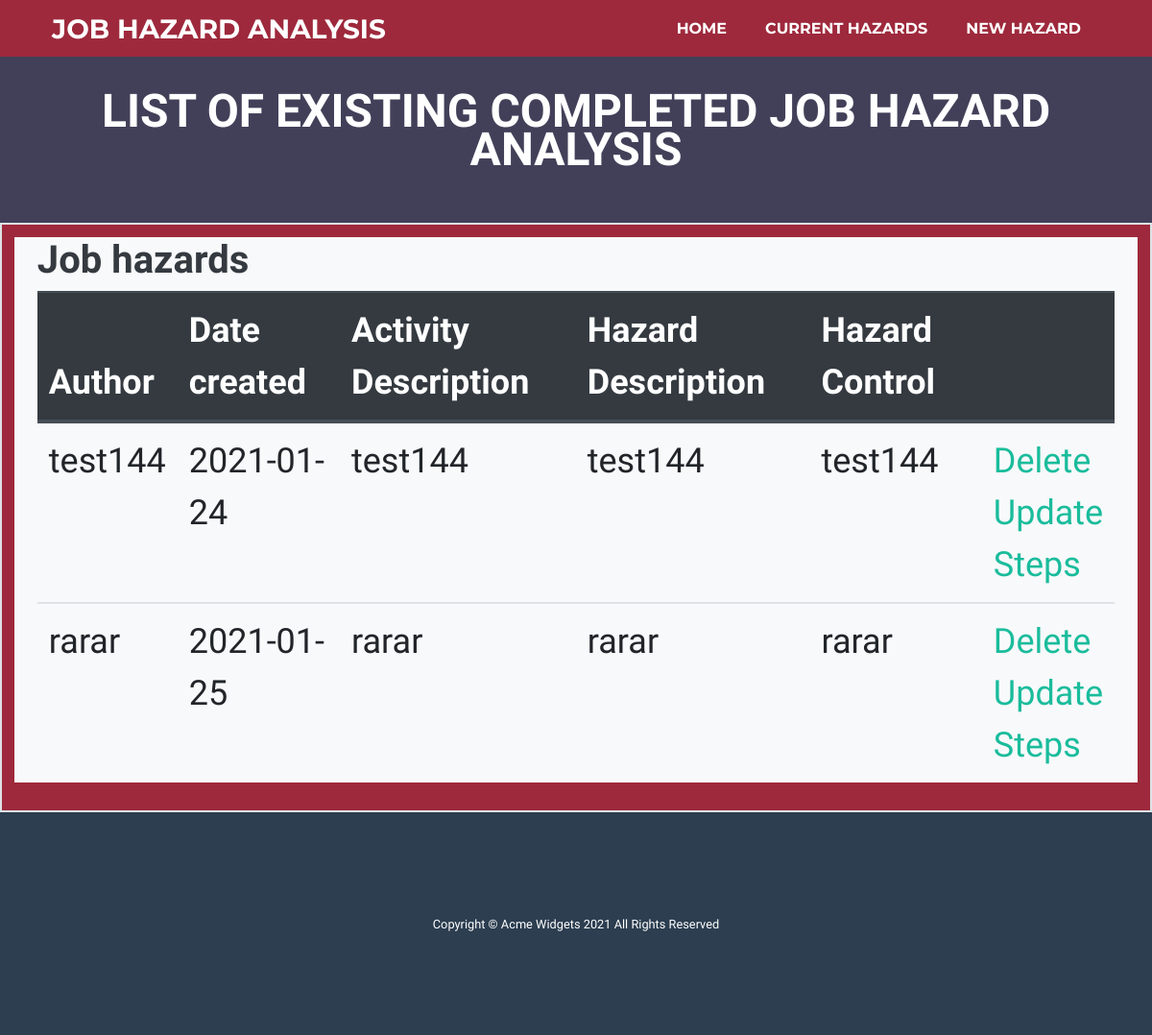
/hazardList, run on an earlier commit of the app's database.
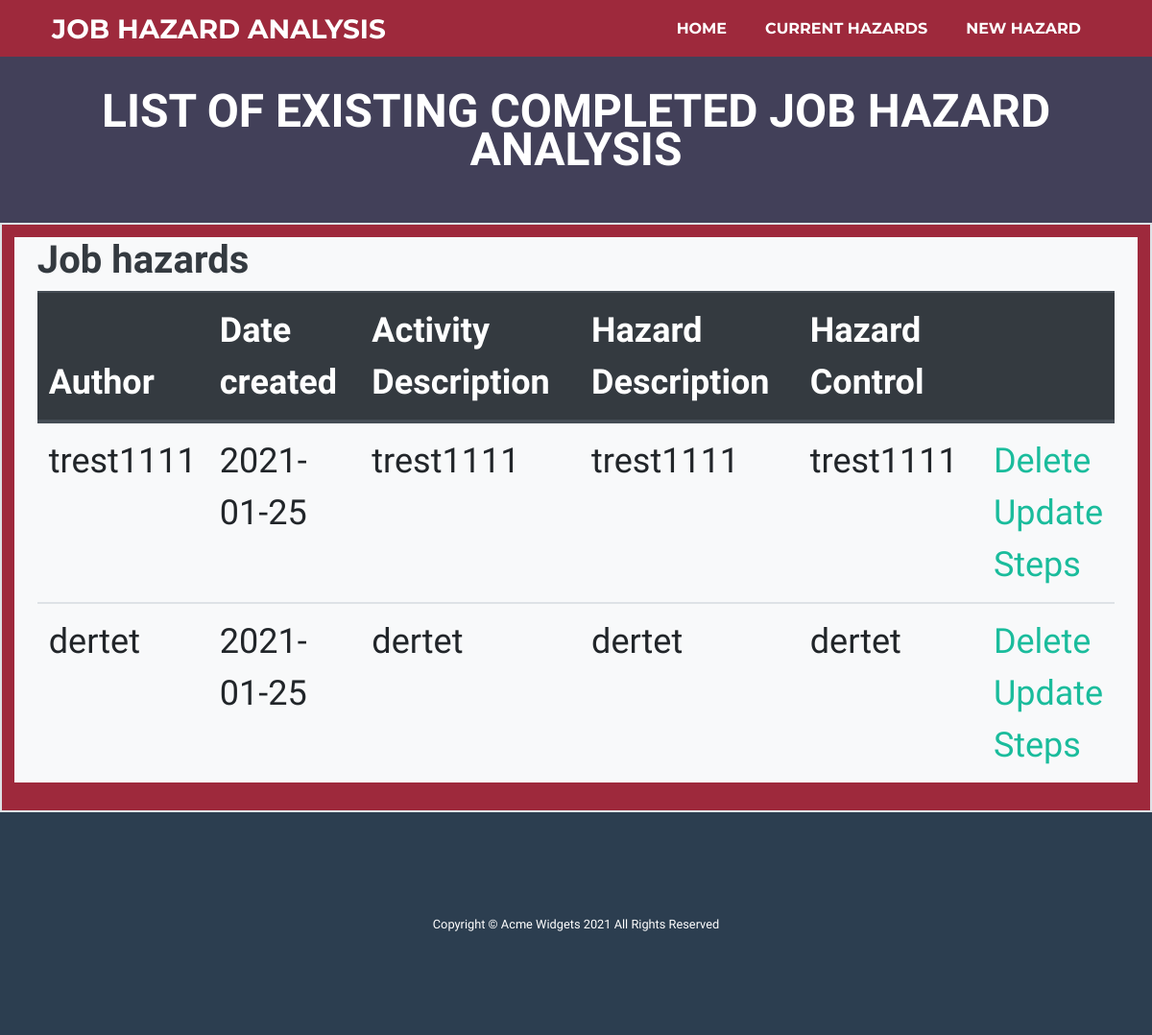
And on a later commit of the database.
### app.py (models this page shows, shortened)
class Jha(db.Model): #replace nullable = false on last few fields
    JHAid = db.Column(db.Integer, primary_key=True)
    author = db.Column(db.String(50))
    date_created = db.Column(db.DateTime, default=datetime.utcnow)
    activityDescription = db.Column(db.String(200))
    hazardDescription = db.Column(db.String(200))
    hazardControl = db.Column(db.String(200))
    steps = db.relationship('Step', backref='jha_step')

### app.py (the view)
@app.route('/hazardList', methods=['POST', 'GET'])# creates route to list of Hazards
def hazardL():
    jha = Jha.query.order_by(Jha.date_created).all()
    return render_template('hazards.html', jha=jha)

### templates/hazards.html (shortened to what this page needs)
{% extends 'base.html' %}
{% block body %}
    <h2 class="page-section-heading text-center text-uppercase text-white">List of existing completed Job Hazard Analysis </h2>
{% endblock %}
{% block body1 %}
    <div class="container-fluid wrapper bg-light">
        <h1 class="text-dark">Job hazards</h1>
        {% if jha|length < 1 %}
                <h4>No Job Hazards. Please select New Hazard </h4>
        {% else %}
            <table class ="table">
                <thead class="thead-dark">
                <tr>
                    <th scope="col">Author </th>
                    <th scope="col">Date created </th>
                    <th scope="col">Activity Description</th>
                    <th scope="col">Hazard Description</th>
                    <th scope="col">Hazard Control</th>
                    <th scope="col"></th>
                </tr>
                </thead>
                {% for jha in jha %}
                <tr>
                    <td>{{ jha.author }}</td>
                    <td>{{ jha.date_created.date() }}</td>
                    <td>{{ jha.activityDescription }}</td>
                    <td>{{ jha.hazardDescription }}</td>
                    <td>{{ jha.hazardControl }}</td>
                    <td>
                        <a href="/delete/{{jha.JHAid}}">Delete</a>
                        <br>
                        <a href="/update/{{jha.JHAid}}">Update</a>
                        <br>
                        <a href="/steps/{{jha.JHAid}}">Steps</a>
                    </td>
                </tr>
                {% endfor %}
            </table>
        {% endif %}
    </div>
{% endblock %}

### templates/base.html (shortened to what this page needs)
<!DOCTYPE html>
<html lang="en">
    <head>
        <link rel="stylesheet" href="{{ url_for('static', filename='css/styles.css') }}"/>
    </head>
    <body id="page-top">
    <nav class="navbar navbar-expand-lg bg-secondary text-uppercase fixed-top" id="mainNav">
    <div class="container">
        <a class="navbar-brand js-scroll-trigger" href="#page-top">Job Hazard Analysis</a>
        <div class="collapse navbar-collapse" id="navbarResponsive">
            <ul class="navbar-nav ml-auto">
                <li class="nav-item mx-0 mx-lg-1"><a class="nav-link py-3 px-0 px-lg-3 rounded js-scroll-trigger" href="{{ url_for('home') }}">Home</a></li>
                <li class="nav-item mx-0 mx-lg-1"><a class="nav-link py-3 px-0 px-lg-3 rounded js-scroll-trigger" href="{{ url_for('hazardL') }}">Current Hazards</a></li>
                <li class="nav-item mx-0 mx-lg-1"><a class="nav-link py-3 px-0 px-lg-3 rounded js-scroll-trigger" href="{{ url_for('index') }}">New Hazard</a></li>
            </ul>
        </div>
    </div>
    </nav>
    <section class="page-section bg-third text-white mb-0 mt-5" id="about">
        <div class="container-fluid">
            {% block body %}
            {% endblock %}
        </div>
    </section>
    <section class="page-section2 align-items-center bg-secondary text-white border dark mb-0" id="about">
            {% block body1 %}
            {% endblock %}
    </section>
    <footer id="sticky-footer" class="footer text-center">
            <div class=" py-4 text-center text-white fixed-bottom">
                <div class="container"><small>Copyright © Acme Widgets 2021 All Rights Reserved</small>
                </div>
            </div>
    </footer>
    </body>
</html>

What changed in the data, as far as the page shows it:
removed Jha: author "test144", date_created "2021-01-24", activityDescription "test144", hazardDescription "test144", hazardControl "test144"
removed Jha: author "rarar", date_created "2021-01-25", activityDescription "rarar", hazardDescription "rarar", hazardControl "rarar"
added Jha: author "trest1111", date_created "2021-01-25", activityDescription "trest1111", hazardDescription "trest1111", hazardControl "trest1111"
added Jha: author "dertet", date_created "2021-01-25", activityDescription "dertet", hazardDescription "dertet", hazardControl "dertet"
